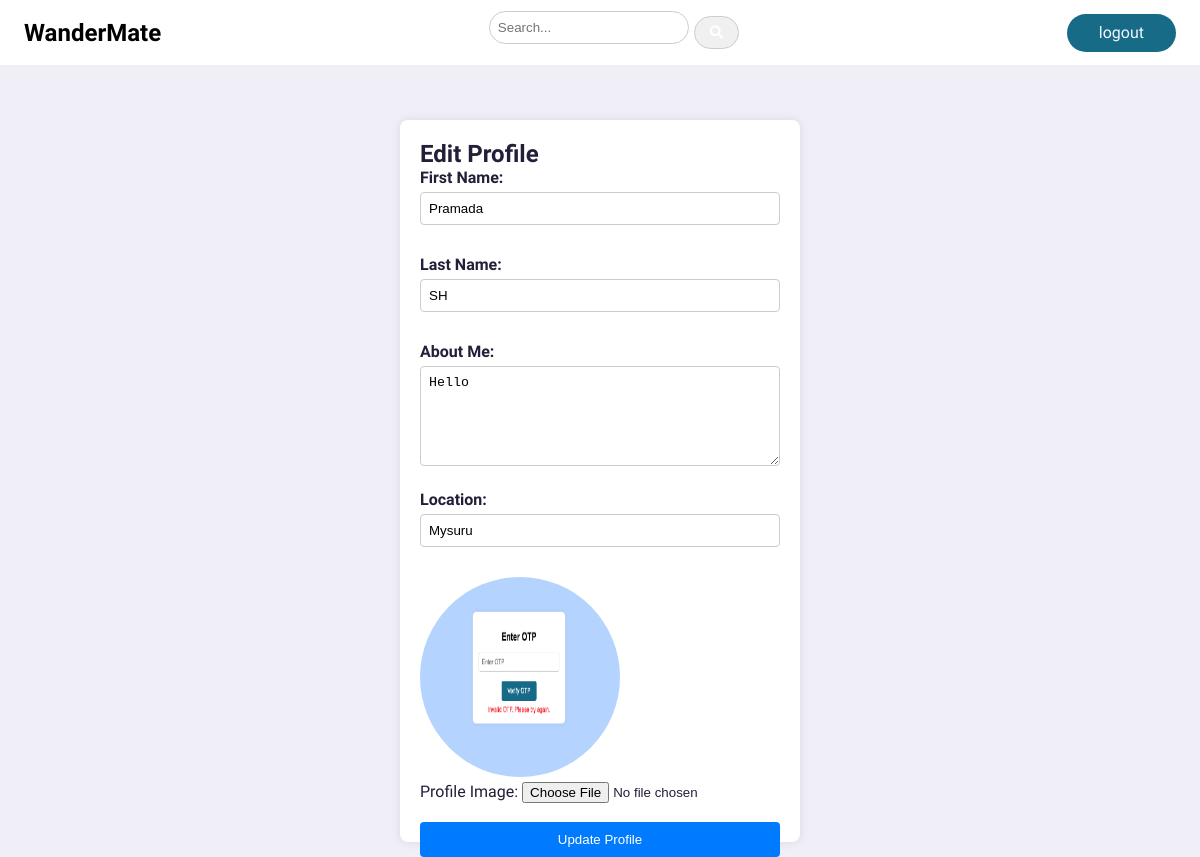
/settings/ (signed in), run on the app's committed database.
### core/models.py (models this page shows, shortened)
class Profile(models.Model):
    user = models.ForeignKey(User, on_delete = models.CASCADE)
    fname = models.TextField(max_length = 30, blank = True)
    lname = models.TextField(max_length = 30, blank = True)
    id_user = models.IntegerField()
    bio = models.TextField(blank = True)
    profile_img = models.ImageField(upload_to = 'profile_images', default='defaultProfileImg.jpeg')
    location = models.CharField(max_length = 100, blank= True)
    otp_validated = models.BooleanField(default = False)

### core/views.py (the view, shortened to what this page needs)
# urls.py: path('settings/',views.settings, name = "settings"),
@login_required(login_url='core:signinSignup')
def settings(request):
    user_profile = Profile.objects.get(user = request.user)
    return render(request,'settings.html',{'user_profile':user_profile})

### templates/settings.html (shortened to what this page needs)
{% extends "base.html" %}
{% load static %}
{% block content %}
<div class="settings-container">
    <h2>Edit Profile</h2>
    <form method="post" enctype="multipart/form-data" >
        <div class="settings-form-group">
            <label class = "setting-label" for="first_name">First Name:</label>
            <input type="text" value="{{user_profile.fname}}" id="first_name" name="first_name" required>
        </div>
        <div class="settings-form-group">
            <label class = "setting-label" for="last_name">Last Name:</label>
            <input type="text" value="{{user_profile.lname}}" id="last_name" name="last_name" >
        </div>
        <div class="settings-form-group">
            <label class = "setting-label" for="bio">About Me:</label>
            <textarea class="settings-text-area" id="bio" name="bio" required>{{user_profile.bio}}</textarea>
        </div>
        <div class="settings-form-group">
            <label class = "setting-label" for="location">Location:</label>
            <input type="text" id="location" value="{{user_profile.location}}" name="location" required>
        </div>
        <div class="form-group">
            {% if user_profile.profile_img %}
            <img src = "{{user_profile.profile_img.url}}" style="width:200px ; height: 200px; border-radius: 150px;" alt="">
            {% else %}
            <img src = "{% static 'image/defaultProfileImg.jpeg' %}" style="width:200px ; height: 200px; border-radius: 150px;" alt="">
            {% endif %}
            <label for="profile_image">Profile Image:</label>
            <input type="file" id="profile_image" value="{{user_profile.profile_img}}" name="profile_image" accept="image/*">
        </div>
        <br>
        <button type="submit" class="settings-btn">Update Profile</button>
    </form>
</div>
{% endblock %}

### static/css/style.css (style rules this page uses)
:root { --color-white: hsl(252, 30%, 100%); --color-light: hsl(252, 30%, 95%); --color-gray: hsl(252, 15%, 65%); --color-primary: #176B87; --color-secondary: hsl(252, 100%, 90%); --color-success: hsl(120, 95%, 65%); --color-danger: hsl(0, 95%, 65%); --color-dark: hsl(252, 30%, 17%); --color-black: hsl(252, 30%, 10%); --border-radius: 2rem; --card-border-radius: 1rem; --btn-padding: 0.6rem 2rem; --search-padding: 0.6rem 1rem; --card-padding: 1rem; --sticky-top-left: 5.4rem; --sticky-top-right: -18rem; }
*, *::before, *::after { margin: 0; padding: 0; outline: 0; box-sizing: border-box; text-decoration: none; list-style: none; border: none; }
body { font-family: 'Playpen Sans', cursive; color: var(--color-dark); background: var(--color-light); overflow-x: hidden; }
img { display: block; width: 100%; }
input[type="text"], select { width: calc(100% - 16px); padding: 8px; margin-bottom: 10px; border: 1px solid #ccc; border-radius: 4px; box-sizing: border-box; }
input[type="file"] { margin-top: 5px; }
button { background-color: #4CAF50; color: white; padding: 10px 20px; border: none; border-radius: 4px; cursor: pointer; float: right; }
.settings-container { max-width: 400px; margin: auto; background: #fff; padding: 20px; border-radius: 8px; box-shadow: 0 0 10px rgba(0, 0, 0, 0.1); margin-top: 120px; }
.settings-form-group { margin-bottom: 20px; }
.setting-label { display: block; margin-bottom: 5px; font-weight: bold; }
input[type="text"], .settings-text-area { width: 100%; padding: 8px; border: 1px solid #ccc; border-radius: 4px; box-sizing: border-box; }
.settings-text-area { height: 100px; }
.settings-btn { display: block; width: 100%; background: #007bff; color: #fff; padding: 10px; border: none; border-radius: 4px; cursor: pointer; }

### data on the page
Profile: first_name "Pramada", last_name "SH", bio "Hello", location "Mysuru", profile_img (picture)
